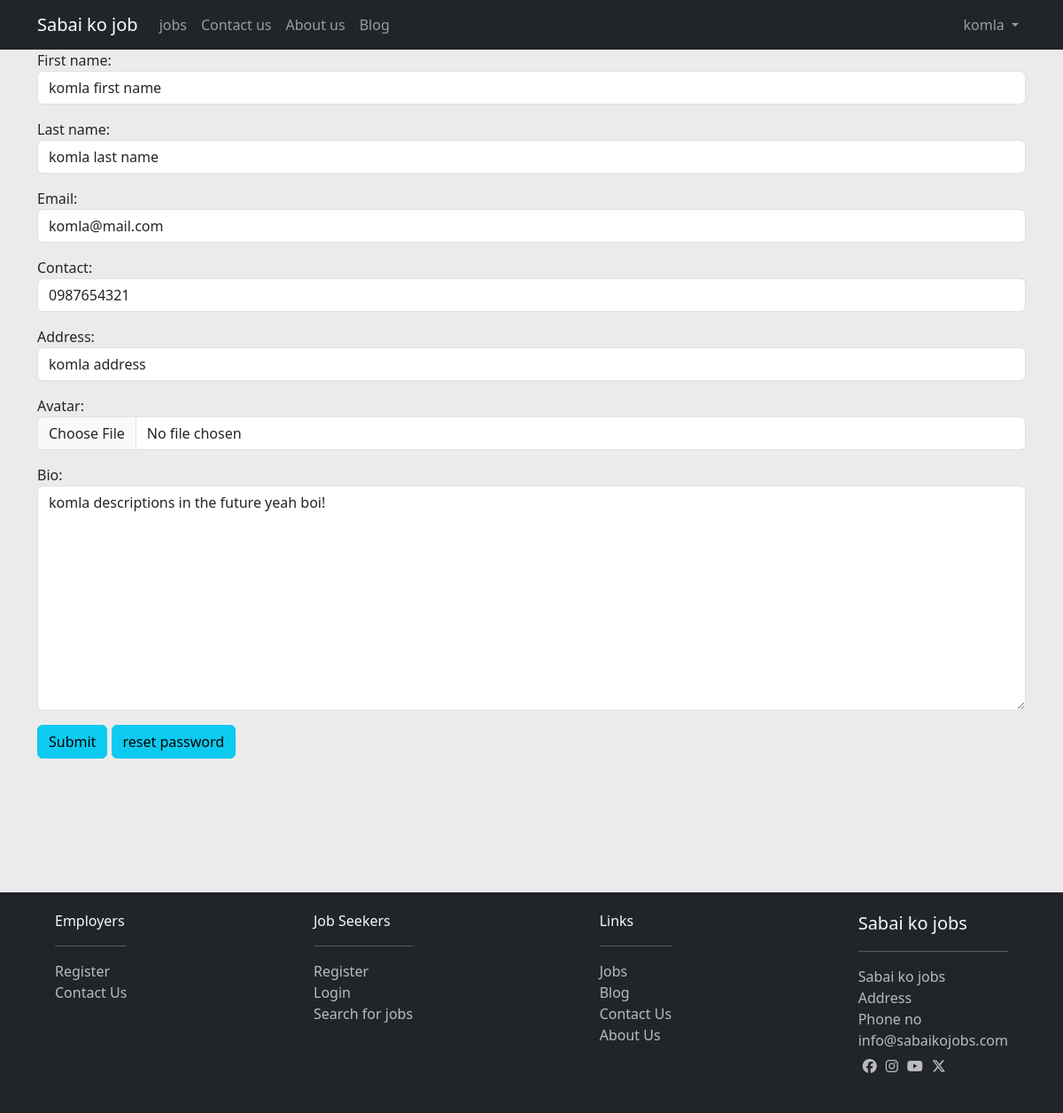
Before: /account/profile/2/ (signed in) with the older database file.
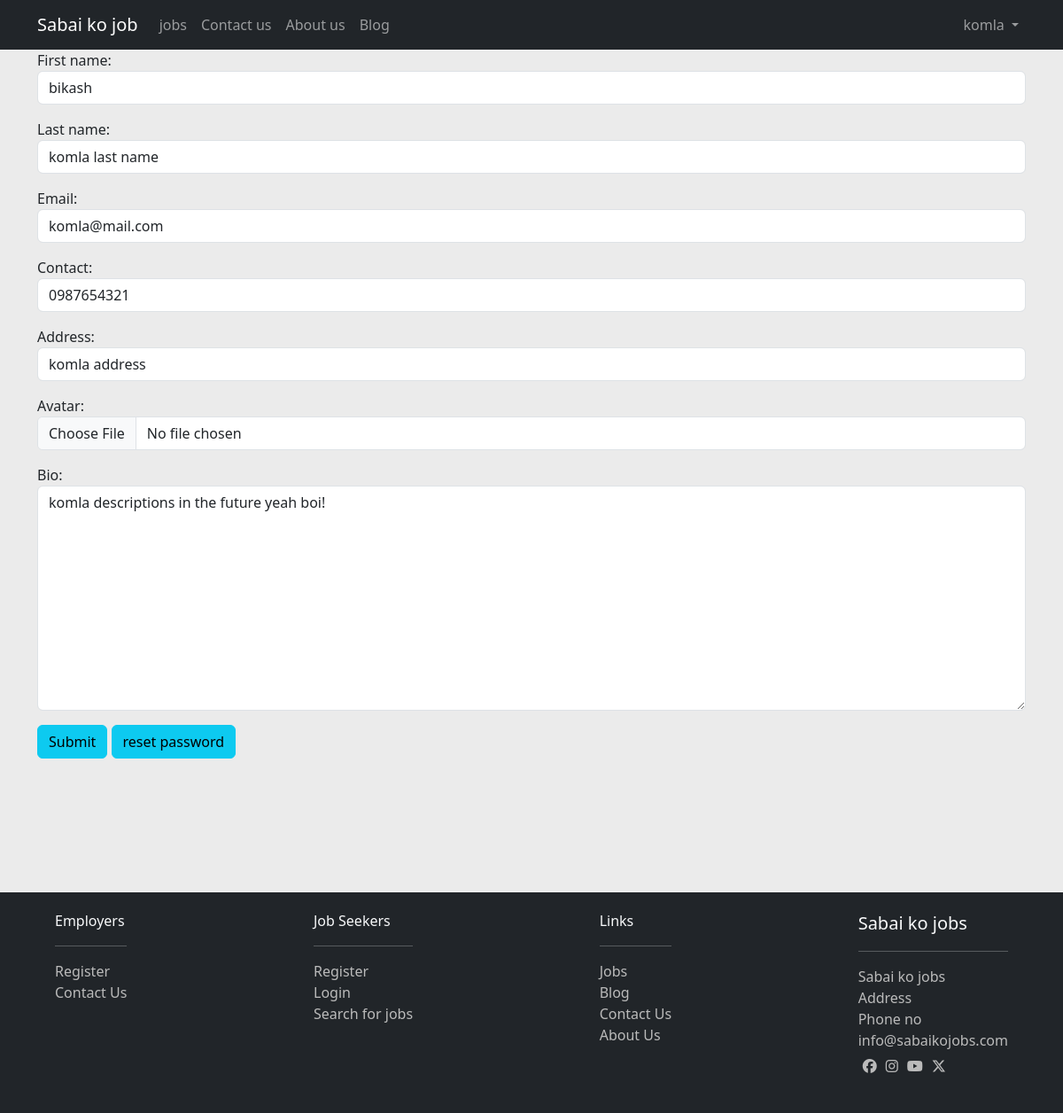
After: the same page with the newer database file.
### account/models.py (models this page shows, shortened)
class User(AbstractUser):
	pass

class Profile(models.Model):
    user = models.OneToOneField(User,on_delete=models.CASCADE)
    contact = models.CharField(max_length=255, blank = True, null = True)
    address = models.CharField(max_length=255, blank = True, null = True)
    avatar = models.ImageField(upload_to="profile", blank = True, null = True)
    bio = models.TextField(blank=True,null = True)

### account/views.py (the view)
# urls.py: path('profile/<int:username_id>/',profile_view, name='profile'),
def profile_view(request,username_id):
    user = get_object_or_404(User,id = username_id)
    profile = get_object_or_404(Profile)
    form = None
    if request.user.is_authenticated and request.user.id == username_id:
        user = request.user
        initial_data = {
            'first_name':user.first_name,
            'last_name':user.last_name,
            'email':user.email,
            }
        form = ProfileForm(instance=user.profile,initial=initial_data)
    context = {'user':user,'form':form,'profile':profile}
    return render(request,'profile.html',context)

### account/forms.py
class ProfileForm(forms.ModelForm):
    first_name = forms.CharField()
    last_name = forms.CharField()
    email = forms.CharField()
    class Meta:
        model = Profile
        fields = ("first_name","last_name","email","contact","address","avatar","bio",)
    def __init__(self,*args,**kwargs):
        super().__init__(*args,**kwargs)
        for field in self.fields:
            self.fields[field].widget.attrs.update({'class':'form-control'})

### account/templates/profile.html (shortened to what this page needs)
{% extends 'base.html' %}
{% block content %}
{% if form %}
<div>
    <form method="post" action="{% url 'account:profile_update' %}" enctype="multipart/form-data">
        {{ form.as_p }}
        <input type="submit" value="Submit" name="submit" class="btn btn-info"/>
        <a href="{% url 'account:reset_password' %}" class="btn btn-info">reset password</a>
    </form>
</div>
{% endif %}
{% endblock content %}

### templates/base.html (shortened to what this page needs)
{% load static %}
<!DOCTYPE html>
<html>
<head>
	<link rel="stylesheet" href="{% static 'js/ckeditor.js' %}">
	<link rel="stylesheet" href="{% static 'css/footer.css' %}">
	<link rel="stylesheet" href="{% static 'css/aboutus.css' %}">
	<link rel="stylesheet" href="{% static 'css/contactus.css' %}">
	<link rel="stylesheet" href="{% static 'css/bootstrap.min.css' %}">
	<link rel="stylesheet" href="{% static 'css/home.css' %}">
	<link rel="stylesheet" href="{% static 'css/blog.css' %}">
</head>
<body>
	{% block navbar %}
		{% include 'navbar.html' %}
	{% endblock %}
	<div class="container body-container">
		{% block content %}
		{% endblock %}
	</div>
	{% block footer %}
		{% include 'footer.html' %}
	{% endblock %}
</body>
</html>

### templates/navbar.html (shortened to what this page needs)
<nav class="navbar navbar-expand-lg navbar-dark bg-dark">
    <div class="container">
        <a href="{% url 'jobs:home' %}" class="navbar-brand">Sabai ko job</a>
        <div class="collapse navbar-collapse" id="navbarCollapse">
            <div class="navbar-nav">
                <a href="{% url 'jobs:home' %}" class="nav-item nav-link">jobs</a>
                <a href="{% url 'jobs:contactus' %}" class="nav-item nav-link">Contact us</a>
                <a href="{% url 'jobs:aboutus' %}" class="nav-item nav-link">About us</a>
                <a href="{% url 'blog_post:articles' %}" class="nav-item nav-link">Blog</a>
            </div>
            <div class="navbar-nav ms-auto">
            {% if request.user.is_authenticated %}
            <li class="nav-item dropdown">
                {% if request.user.is_authenticated %}
                    <a class="nav-link dropdown-toggle" href="#" role="button" data-bs-toggle="dropdown" aria-expanded="false">
                    {{request.user}}
                    </a>
                {% endif %}
            </li>
            {% else %}
                <a href="{% url 'account:userlogin' %}" class="nav-item nav-link">Login</a>
                <a href="{% url 'account:usersignup' %}" class="nav-item nav-link">Register</a>
            {% endif %}
            </div>
        </div>
    </div>
</nav>

### templates/footer.html
<div class="footer bg-dark text-light">
	<div class="container">
		<div class="d-flex justify-content-between p-3">
			<div class="p-1">
				<div>
					<p class="fs-6">Employers</p><hr>
					<ul>
						<li><a href="{% url 'account:usersignup' %}">Register</a></li>
						<li><a href="{% url 'jobs:contactus' %}">Contact Us</a></li>
					</ul>
				</div>
			</div>
			<div class="p-1">
				<div>
					<p class="fs-6">Job Seekers</p><hr>
					<ul>
						<li><a href="{% url 'account:usersignup' %}">Register</a></li>
						<li><a href="{% url 'account:userlogin' %}">Login</a></li>
						<li><a href="{% url 'jobs:home' %}">Search for jobs</a></li>
					</ul>
				</div>
			</div>
			<div class="p-1">
				<div>
					<p class="fs-6">Links</p><hr>
					<ul>
						<li><a href="{% url 'jobs:home' %}">Jobs</a></li>
						<li><a href="{% url 'blog_post:articles' %}">Blog</a></li>
						<li><a href="{% url 'jobs:contactus' %}">Contact Us</a></li>
						<li><a href="{% url 'jobs:aboutus' %}">About Us</a></li>
					</ul>
				</div>
			</div>
			<div class="p-1">
				<div>
					<p class="fs-5">Sabai ko jobs</p><hr>
					<ul class="info">
						<li><a href="#">Sabai ko jobs</a></li>
						<li><a href="#">Address</a></li>
						<li><a href="#">Phone no</a></li>
						<li><a href="#">info@sabaikojobs.com</a></li>
						<li>
							<div class="d-flex flex-row mb-3">
								<a href="#"><i class="fa-brands fa-facebook"></i></a>
								<a href="#"><i class="fa-brands fa-instagram"></i></a>
								<a href="#"><i class="fa-brands fa-youtube"></i></a>
								<a href="#"><i class="fa-brands fa-x-twitter"></i></a>
							</div>
						</li>
					</ul>
				</div>
			</div>
		</div>
	</div>
</div>

### staticfiles/css/footer.css (style rules this page uses)
.p-1 div ul li a { color: #BBBBBB; text-decoration: none; }
.p-1 div ul { padding: 0; margin: 0; }
.p-1 div ul li { list-style: none; }
.info li div a { padding: 5px; }
.footer { position: absolute; left: 0; right: 0; bottom: 0; }

### templates/base.html (style rules this page uses)
html { height: 100%; box-sizing: border-box; }
body { position: relative; margin: 0; min-height: 100%; padding-bottom: 400px; box-sizing: inherit; background-color:#EBEBEB; }
.body-container { min-height: 80vh; }

Changed rows visible on the page:
changed User "komla": first_name "komla first name" → "bikash"
